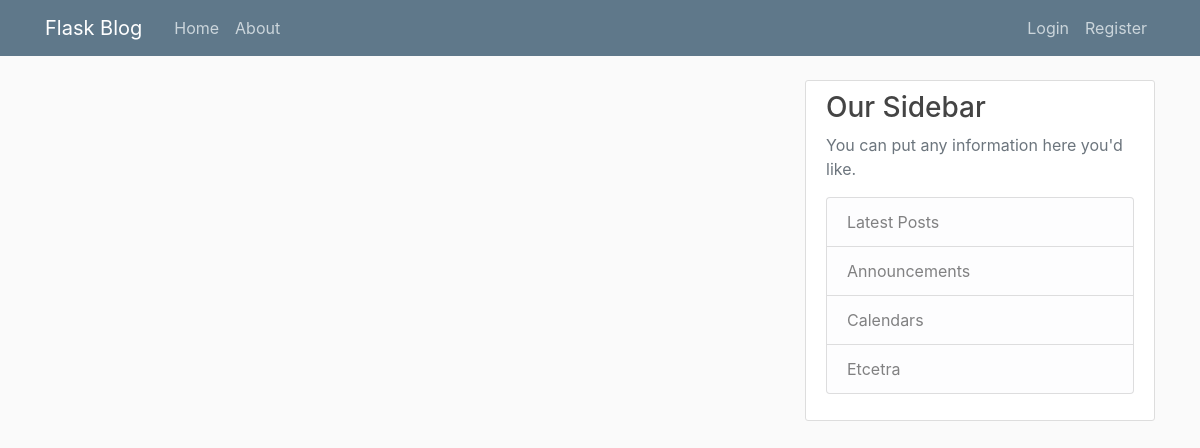
Page /home on the earlier database version.
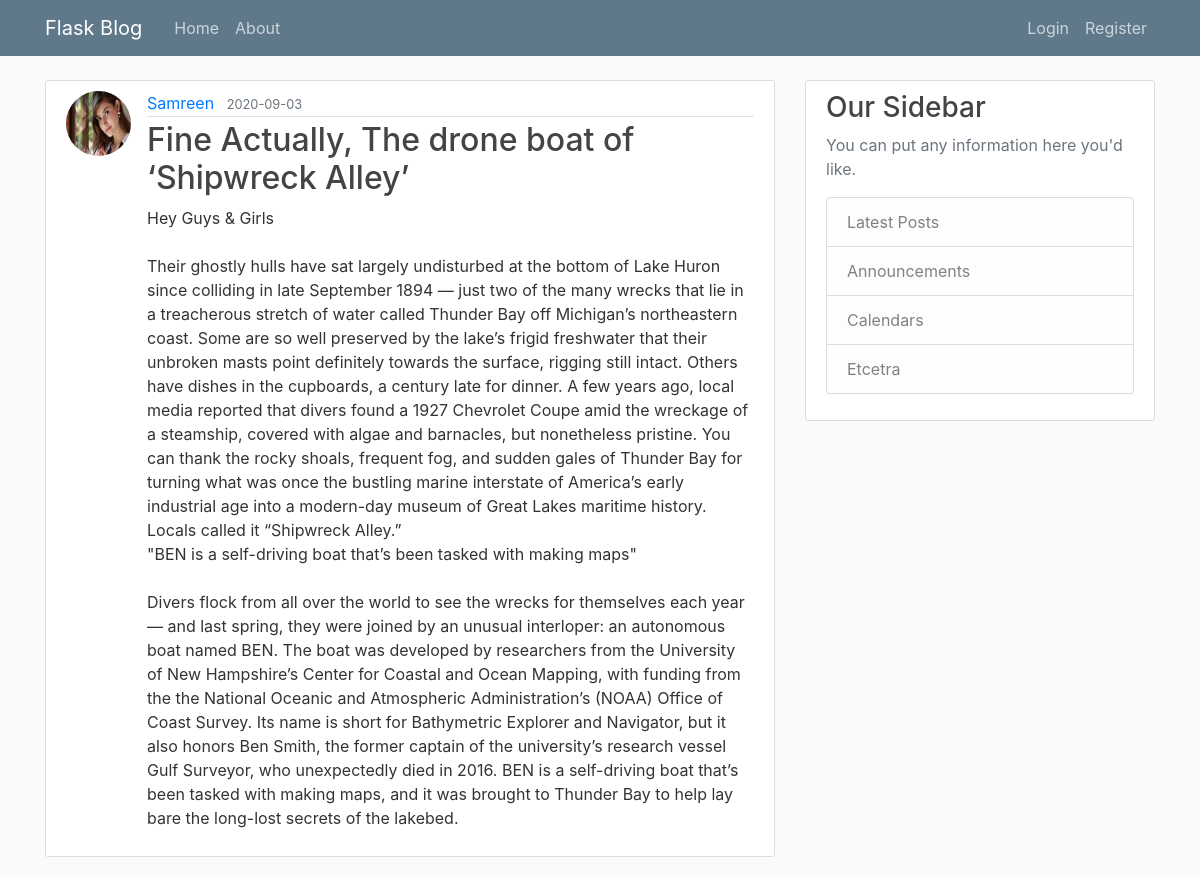
Same page on the later database version.
### myflaskblog/models.py (models this page shows, shortened)
class Post(db.Model):
    id = db.Column(db.Integer, primary_key=True)
    title = db.Column(db.String(100), nullable=False)
    date_posted = db.Column(db.DateTime, nullable=False, default=datetime.utcnow)
    content = db.Column(db.Text, nullable=False)
    user_id = db.Column(db.Integer, db.ForeignKey('user.id'), nullable=False)

class User(db.Model, UserMixin):
    id = db.Column(db.Integer, primary_key=True)
    username = db.Column(db.String(20), unique=True, nullable=False)
    email = db.Column(db.String(120), unique=True, nullable=False)
    image_file = db.Column(db.String(20), nullable=False, default='default.jpg')
    password = db.Column(db.String(60), nullable=False)
    posts = db.relationship('Post', backref='author', lazy=True)

### myflaskblog/routes.py (the view)
@app.route("/")
@app.route("/home")
def home():
    posts = Post.query.all()
    return render_template('home.html', posts=posts)

### myflaskblog/templates/home.html
{% extends "Layout.html" %}
{% block content %}
    {% for post in posts %}
        <article class="media content-section">
            <img class="rounded-circle article-img" src="{{ url_for('static', filename='profile_pics/' + post.author.image_file)}}">
            <div class="media-body">
                <div class="article-metadata">
                    <a class="mr-2" href="#">{{ post.author.username }}</a>
                    <small class="text-muted">{{ post.date_posted.strftime('%Y-%m-%d') }}</small>
                </div>
                <h2><a class="article-title" href="{{ url_for('post', post_id=post.id) }}">{{ post.title }}</a></h2>
                <p class="article-content">{{ post.content }}</p>
            </div>
        </article>
    {% endfor %}
{% endblock content %}

### myflaskblog/templates/layout.html (shortened to what this page needs)
<!DOCTYPE html>
<html lang="en">
<head>
    <link rel="stylesheet" href="https://stackpath.bootstrapcdn.com/bootstrap/4.3.1/css/bootstrap.min.css">
    <link rel="stylesheet" type="text/css" href="{{ url_for('static', filename='main.css')}}">
</head>
<body>
    <header class="site-header">
        <nav class="navbar navbar-expand-md navbar-dark bg-steel fixed-top">
            <div class="container">
                <a class="navbar-brand mr-4" href="/">Flask Blog</a>
                <div class="collapse navbar-collapse" id="navbarToggle">
                    <div class="navbar-nav mr-auto">
                        <a class="nav-item nav-link" href="{{ url_for('home') }}">Home</a>
                        <a class="nav-item nav-link" href="{{ url_for('about') }}">About</a>
                    </div>
                    <span class="navbar-nav">
                        {% if current_user.is_authenticated %}
                        <span class="navbar-text">Welcome Back {{ current_user.username.capitalize() }} !</span>
                        <a class="nav-item nav-link" href="{{ url_for('new_post') }}">New Post</a>
                        <a class="nav-item nav-link" href="{{ url_for('account') }}">Account</a>
                        <a class="nav-item nav-link" href="{{ url_for('logout') }}">Logout</a>
                        {% else %}
                        <a class="nav-item nav-link" href="{{ url_for('login') }}">Login</a>
                        <a class="nav-item nav-link" href="{{ url_for('register') }}">Register</a>
                        {% endif %}
                    </span>
                    </div>
                </div>
        </nav>
    </header>
    <main role="main" class="container">
        <div class="row">
            <div class="col-md-8">
                {% block content %}{% endblock %}
            </div>
            <div class="col-md-4">
                <div class="content-section">
                    <h3>Our Sidebar</h3>
                    <p class='text-muted'>You can put any information here you'd like.
                    <ul class="list-group">
                        <li class="list-group-item list-group-item-light">Latest Posts</li>
                        <li class="list-group-item list-group-item-light">Announcements</li>
                        <li class="list-group-item list-group-item-light">Calendars</li>
                        <li class="list-group-item list-group-item-light">Etcetra</li>
                    </ul>
                    </p>
                </div>
            </div>
        </div>
    </main>
</body>
</html>

### myflaskblog/static/main.css (style rules this page uses)
body { background: #fafafa; color: #333333; margin-top: 5rem; }
h1, h2, h3, h4, h5, h6 { color: #444444; }
.bg-steel { background-color: #5f788a; }
.site-header .navbar-nav .nav-link { color: #cbd5db; }
.content-section { background: #ffffff; padding: 10px 20px; border: 1px solid #dddddd; border-radius: 3px; margin-bottom: 20px; }
.article-title { color: #444444; }
.article-content { white-space: pre-line; }
.article-img { height: 65px; width: 65px; margin-right: 16px; }
.article-metadata { padding-bottom: 1px; margin-bottom: 4px; border-bottom: 1px solid #e3e3e3 }

Differences in the rows shown:
added Post: image_file (picture), author.username "Samreen", date_posted "2020-09-03", title "Fine Actually, The drone boat of ‘Shipwreck Alley’", content "Hey Guys & Girls Their ghostly hulls have sat largely undisturbed at the bottom of Lake Huron since colliding in late September 1894 — just two of the many wrecks that lie in a treacherous stretch of water called Thunder Bay off Michigan’s northeastern coast. Some are so well preserved by the lake’s frigid freshwater that their unbroken masts point definitely towards the surface, rigging still intact. Others have dishes in the cupboards, a century late for dinner. A few years ago, local media reported that divers found a 1927 Chevrolet Coupe amid the wreckage of a steamship, covered with algae and barnacles, but nonetheless pristine. You can thank the rocky shoals, frequent fog, and sudden…"
